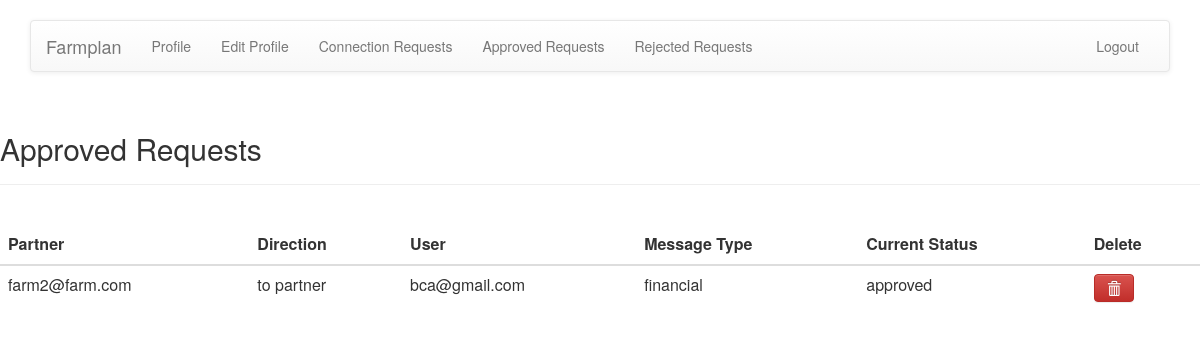
Page /connections/approved_table/ (signed in) on the earlier database version.
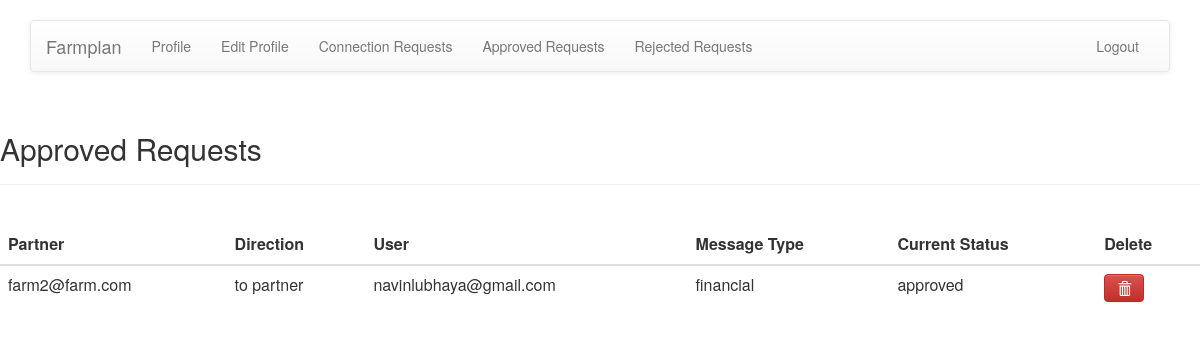
Same page on the later database version.
### connections/models.py (models this page shows, shortened)
class ConnectionTable(models.Model):
    MESSAGE_CHOICES = (
        ('movement', 'movement'),
        ('execution', 'execution'),
        ('financial', 'financial'),
    )
    DIRECTION_CHOICES = (
        ('to partner', 'to partner'),
        ('from partner', 'from partner'),
    )
    STATUS_CHOICES = (
        ('awaiting approval', 'awaiting approval'),
        ('approved', 'approved'),
        ('rejected', 'rejected'),
    )
    user = models.ForeignKey(FarmUser, on_delete=models.CASCADE, limit_choices_to={'is_client': False, 'is_admin': False}, related_name="partner")
    message_type = models.CharField(max_length=50, choices=MESSAGE_CHOICES,default='')
    direction = models.CharField(max_length=50, choices=DIRECTION_CHOICES, default='')
    client = models.ForeignKey(FarmUser, on_delete=models.CASCADE, limit_choices_to={'is_client': True}, related_name="client")
    status = models.CharField(max_length=50, choices=STATUS_CHOICES, default='awaiting approval')
    slug = models.SlugField(max_length=150, unique=True)
    class Meta:
        unique_together = (('user','message_type','direction','client'))    #prevent duplicates
        ordering  = ('client', 'direction')                                 #order by client then direction

### accounts/models.py (models this page shows, shortened)
class FarmUser(AbstractBaseUser):
    email = models.EmailField(max_length=100, default='', unique=True)
    gatekeeper_id = models.CharField(max_length=10, unique=True)
    business_name = models.CharField(max_length=100, default='', unique=True)
    is_active = models.BooleanField(default=True)
    is_admin = models.BooleanField(default=False)
    is_client = models.BooleanField(default=False)
    objects = UserManager()
    USERNAME_FIELD = 'email'        #username field and password required by default
    REQUIRED_FIELDS = ['gatekeeper_id','business_name'] #used when executing command like python manage.py createsuperuser
    def __str__(self):
        return self.email

### connections/views.py (the view)
@login_required
def approved_table(request):
    if request.user.is_client:
        data = ConnectionTable.objects.filter(client=request.user, status="approved")
        args = {'data': data}
        return render(request, 'connections/client/approved_table.html', args)
    elif request.user.is_admin:
        return HttpResponse('<h1>Page not found</h1>')
    else:
        data = ConnectionTable.objects.filter(user=request.user, status="approved")
        args = {'data': data}
        return render(request, 'connections/partner/approved_table.html', args)

### connections/templates/connections/client/approved_table.html (shortened to what this page needs)
{% extends 'base.html' %}
{% block body %}
<div class="page-header">
    <h2>Approved Requests</h2>
</div>
<br/>
<div class="table-responsive">
    <table class="table table-hover">
        <thead>
              <tr>
                <th>Partner</th>
                <th>Direction</th>
                <th>User</th>
                <th>Message Type</th>
                <th>Current Status</th>
                <th>Delete</th>
              </tr>
        </thead>
        <tbody>
        {% for value in data %}
            <tr>
                <td>{{ value.user }}</td>
                <td>{{ value.direction }}</td>
                <td>{{ value.client }}</td>
                <td>{{ value.message_type }}</td>
                <td>{{ value.status }}</td>
                <td>
                    <a href="{% url 'connections:delete_connection' slug=value.slug %}">
                        <button type="button" class="btn btn-danger">
                            <span class="glyphicon glyphicon-trash" aria-hidden="true"></span>
                        </button>
                    </a>
                </td>
            </tr>
        {% endfor %}
        </tbody>
    </table>
</div>
{% endblock %}

Differences in the rows shown:
changed through a linked row, ConnectionTable "to partner": client "bca@gmail.com" → "navinlubhaya@gmail.com"
